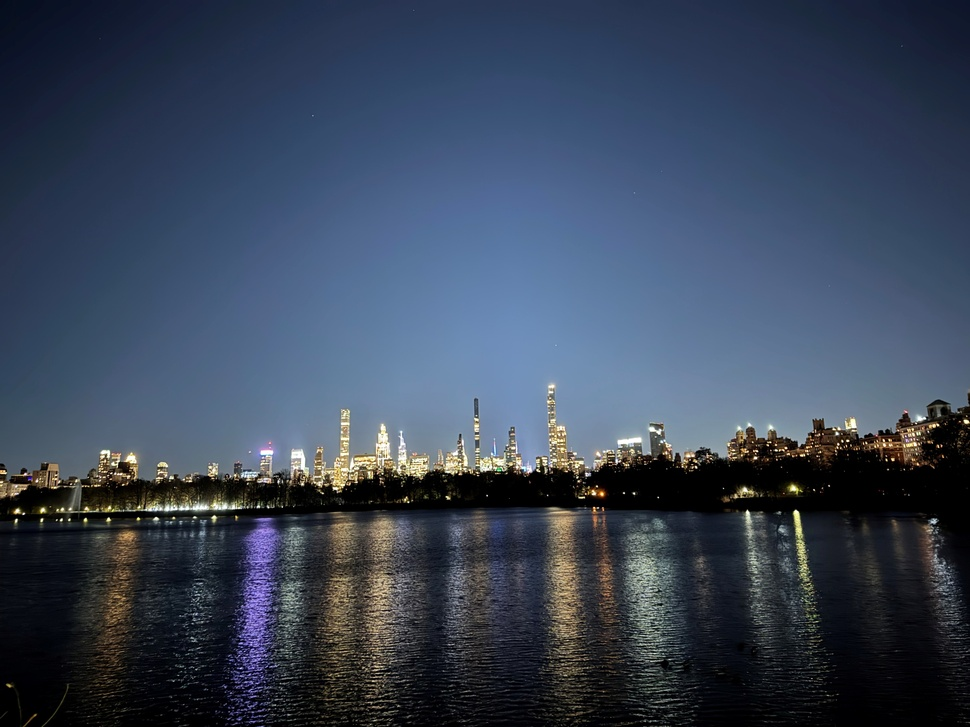
#> input picture input/img1.jpg, 970 x 727 px, shrunk from 4032 x 3024 before the run
$ python -i curve_utils.py   (imports and definitions only)
#> lines starting #> are read from the running program, lines starting #| are printed output that depends on the picture; after the words box and inside, x2 and y2 are one past the last pixel; in counts of white or black regions, pixels touching at a corner belong together
import os
import cv2
import numpy as np
import pandas as pd
import matplotlib.pyplot as plt
from scipy.interpolate import interp1d
from scipy.signal import find_peaks, savgol_filter
from skimage.morphology import skeletonize


def ensure_dir(path: str) -> None:
    os.makedirs(path, exist_ok=True)


def load_image(image_path: str) -> np.ndarray:
#> called with image_path = '../../input/img1.jpg'
    image = cv2.imread(image_path)
#> image is the input picture: shape (727, 970, 3); mean B, G, R 88, 69.3, 57.5
    if image is None:
        raise FileNotFoundError(f"Could not read image: {image_path}")
    return image


def preprocess_image(
    image_bgr: np.ndarray,
    mode: str = "canny",
    gaussian_kernel: int = 5,
    canny_low: int = 50,
    canny_high: int = 150,
) -> tuple[np.ndarray, np.ndarray]:
#> called with mode = 'canny', gaussian_kernel = 5, canny_low = 50, canny_high = 150
    gray = cv2.cvtColor(image_bgr, cv2.COLOR_BGR2GRAY)
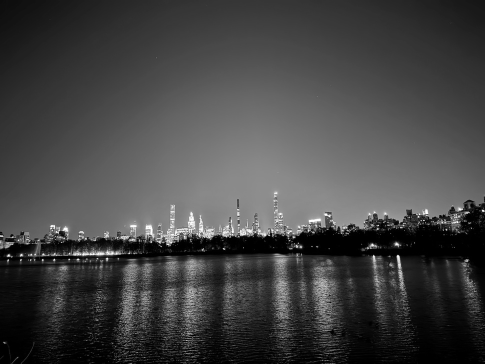
#> gray: shape (727, 970) (shown at 1/2 size); min 0, max 255, mean 67.9

    if gaussian_kernel % 2 == 0:
        gaussian_kernel += 1

    blurred = cv2.GaussianBlur(gray, (gaussian_kernel, gaussian_kernel), 0)

    if mode == "binary":
        _, mask = cv2.threshold(
            blurred, 0, 255, cv2.THRESH_BINARY_INV + cv2.THRESH_OTSU
        )
    else:
        mask = cv2.Canny(blurred, canny_low, canny_high)
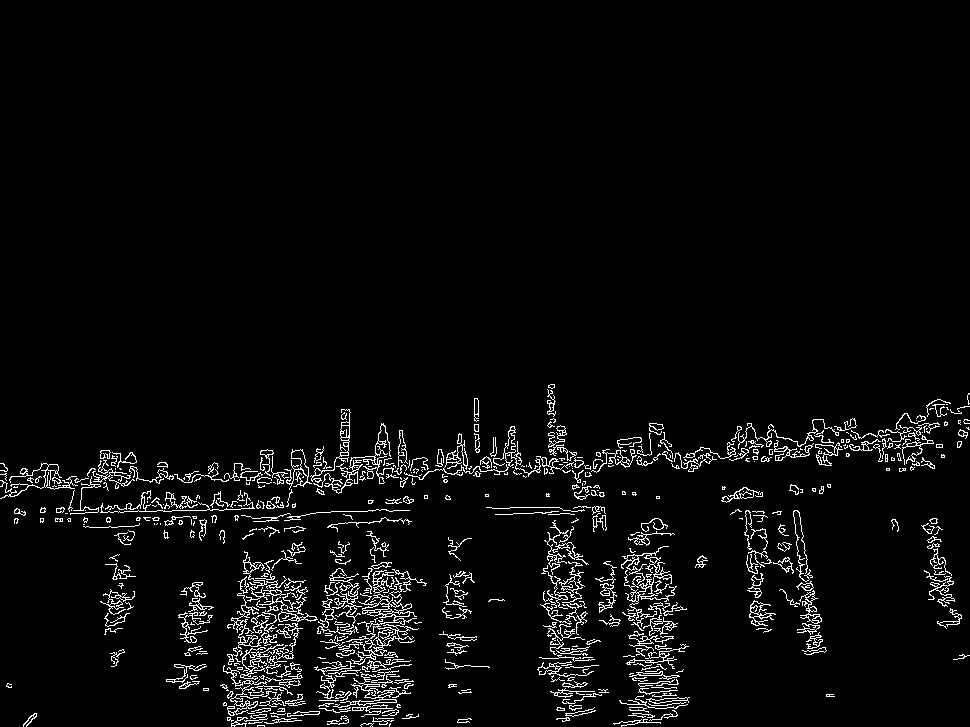
#> mask: shape (727, 970); 4.1% white in thin lines or dots, all inside (x1, y1, x2, y2) = (0, 384, 970, 727)

    kernel = np.ones((3, 3), np.uint8)
    cleaned = cv2.morphologyEx(mask, cv2.MORPH_CLOSE, kernel, iterations=1)
#> cleaned: shape (727, 970); 7.3% white; 97 white regions (25 under 20 px), largest, box (x1, y1, x2, y2) and area: (0, 384, 970, 515) 15757, (220, 531, 427, 727) 15457, (613, 546, 690, 727) 5018
#> (the rest of the program and of its run is left out)
